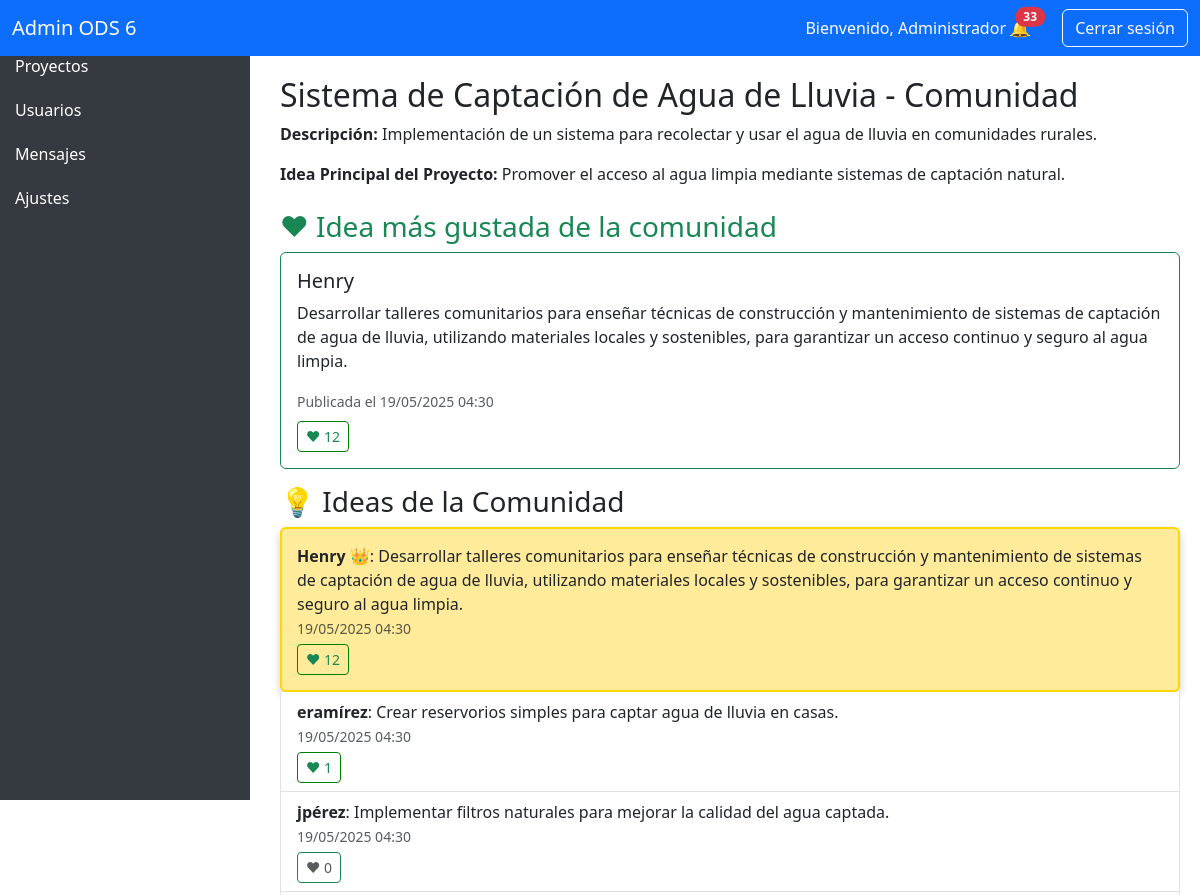
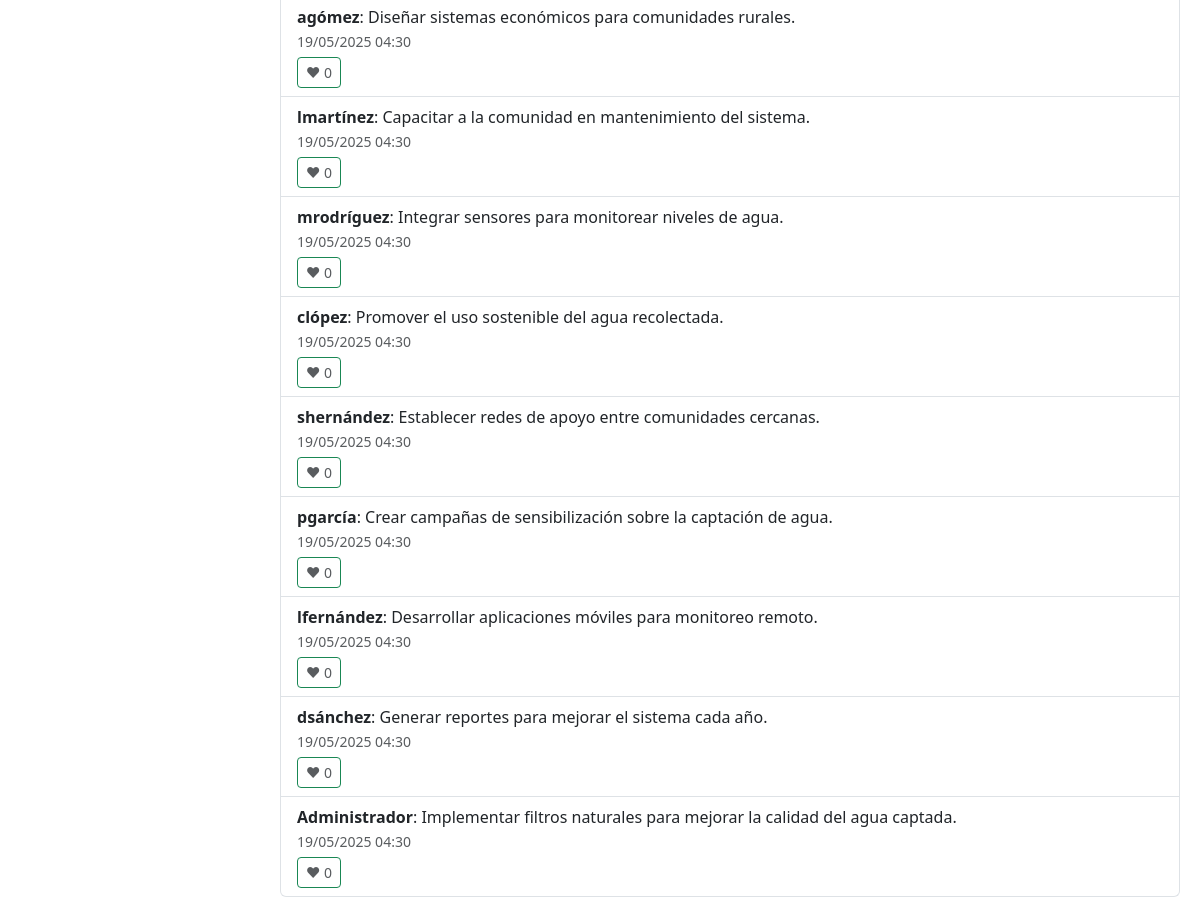
/proyectos/comunidad/7/ (signed in), run on the app's committed database (2 pictures, top to bottom).
### agua/models.py (models this page shows, shortened)
class Proyecto(models.Model):
    nombre = models.CharField(max_length=100)
    descripcion = models.TextField()
    idea_principal = models.TextField(blank=True, null=True)
    creado_por = models.ForeignKey(User, on_delete=models.CASCADE, related_name='proyectos_creados')
    fecha_creacion = models.DateTimeField(auto_now_add=True)
    miembros = models.ManyToManyField(User, related_name='proyectos_unidos', blank=True)

class IdeaUsuario(models.Model):
    proyecto = models.ForeignKey(Proyecto, on_delete=models.CASCADE, related_name='ideas')
    usuario = models.ForeignKey(User, on_delete=models.CASCADE)
    contenido = models.TextField()
    fecha = models.DateTimeField(auto_now_add=True)
    me_gusta = models.ManyToManyField(User, related_name='me_gusta_ideas', blank=True)  # Relación de 'me gusta'
    @property
    def me_gusta_count(self):
        return self.me_gusta.count()

### agua/views.py (the view)
# urls.py: path('proyectos/comunidad/<int:proyecto_id>/', views.proyecto_comunidad, name='proyecto_comunidad'),
@login_required
@user_passes_test(lambda u: u.is_staff)
def proyecto_comunidad(request, proyecto_id):
    proyecto = get_object_or_404(Proyecto, id=proyecto_id)
    if not request.user.is_superuser:
        return redirect('proyectos_disponibles')
    ideas = proyecto.ideas.all().annotate(total_me_gusta=Count('me_gusta')).order_by('-total_me_gusta')
    idea_mas_gustada = ideas.first()  # Ya está ordenada, así que la primera es la más gustada
    return render(request, 'agua/proyecto_comunidad.html', {
        'proyecto': proyecto,
        'idea_mas_gustada': idea_mas_gustada,
        'ideas': ideas  # Pasamos el queryset ordenado a la plantilla
    })

### agua/context_processors.py (called while the page is built)
def notificaciones_context(request):
    mensajes_no_respondidos = MensajeContacto.objects.filter(respondido=False).count()
    usuarios_no_leidos = UsuarioLeido.objects.filter(leido=False).count()
    return {
        'usuarios_no_leidos': usuarios_no_leidos,
        'mensajes_no_respondidos': mensajes_no_respondidos
    }

### agua/templates/agua/Proyecto_comunidad.html (shortened to what this page needs)
{% extends 'agua/base_admin.html' %}
{% block content %}
<h2>{{ proyecto.nombre }} - Comunidad</h2>
<p><strong>Descripción:</strong> {{ proyecto.descripcion }}</p>
{% if proyecto.idea_principal %}
    <p><strong>Idea Principal del Proyecto:</strong> {{ proyecto.idea_principal }}</p>
{% else %}
    <p><em>Este proyecto aún no tiene una idea principal.</em></p>
{% endif %}
{% if idea_mas_gustada %}
    <h3 class="mt-4 text-success">♥ Idea más gustada de la comunidad</h3>
    <div class="card mb-3 border-success">
        <div class="card-body">
            <h5 class="card-title">{{ idea_mas_gustada.usuario.username }}</h5>
            <p class="card-text">{{ idea_mas_gustada.contenido }}</p>
            <small class="text-muted">Publicada el {{ idea_mas_gustada.fecha|date:"d/m/Y H:i" }}</small><br>
            <button class="btn btn-outline-success btn-sm mt-2" style="border-color: green; pointer-events: none;">
                <span class="text-success">♥ {{ idea_mas_gustada.total_me_gusta|default:idea_mas_gustada.me_gusta_count }}</span>
            </button>
        </div>
    </div>
{% endif %}
<h3>💡 Ideas de la Comunidad</h3>
<ul class="list-group">
    {% for idea in ideas %}
        {% if idea_mas_gustada and idea.id == idea_mas_gustada.id %}
            <li class="list-group-item idea-mas-gustada">
                <strong>{{ idea.usuario.username }} 👑</strong>: {{ idea.contenido }}<br>
                <small class="text-muted">{{ idea.fecha|date:"d/m/Y H:i" }}</small><br>
                <button class="btn btn-outline-success btn-sm mt-1" style="border-color: green; pointer-events: none;">
                    <span class="text-success">♥ {{ idea.total_me_gusta }}</span>
                </button>
            </li>
        {% else %}
            <li class="list-group-item">
                <strong>{{ idea.usuario.username }}</strong>: {{ idea.contenido }}<br>
                <small class="text-muted">{{ idea.fecha|date:"d/m/Y H:i" }}</small><br>
                {% if idea.total_me_gusta > 0 %}
                    <button class="btn btn-outline-success btn-sm mt-1" style="border-color: green; pointer-events: none;">
                        <span class="text-success">♥ {{ idea.total_me_gusta }}</span>
                    </button>
                {% else %}
                    <button class="btn btn-outline-success btn-sm mt-1" style="pointer-events: none;">
                        <span class="text-muted">♥ {{ idea.total_me_gusta }}</span>
                    </button>
                {% endif %}
            </li>
        {% endif %}
    {% empty %}
        <li class="list-group-item">Aún no hay ideas publicadas por la comunidad.</li>
    {% endfor %}
</ul>
{% endblock %}

### agua/templates/agua/base_admin.html (shortened to what this page needs)
<!DOCTYPE html>
<html lang="es">
<head>
    <link href="https://cdn.jsdelivr.net/npm/bootstrap@5.3.0/dist/css/bootstrap.min.css" rel="stylesheet">
</head>
<body>
    <nav class="navbar navbar-expand-lg navbar-dark bg-primary">
        <div class="container-fluid">
            <a class="navbar-brand" href="{% url 'admin_panel' %}">Admin ODS 6</a>
            <div class="d-flex align-items-center ms-auto">
                <span class="text-white me-3">
                    Bienvenido, {{ user.username }}
                    <a href="{% url 'notificaciones_admin' %}" class="position-relative me-3 text-white" title="Notificaciones">
                        🔔
                        {% if mensajes_no_respondidos > 0 or usuarios_no_leidos > 0 %}
                            <span class="position-absolute top-0 start-100 translate-middle badge rounded-pill bg-danger">
                                {{ mensajes_no_respondidos|add:usuarios_no_leidos }}
                            </span>
                        {% endif %}
                    </a>
                </span>
                <a href="{% url 'logout' %}" class="btn btn-outline-light">Cerrar sesión</a>
            </div>
        </div>
    </nav>
    <div class="sidebar">
        <ul class="nav flex-column">
            <li class="nav-item">
                <a href="{% url 'admin_panel' %}" class="nav-link">Inicio</a>
            </li>
            <li class="nav-item">
                <a class="navbar-brand" href="{% url 'crear_proyecto' %}">Proyectos</a>
            </li>
            <li class="nav-item">
                <a class="navbar-brand" href="{% url 'usuarios_registrados' %}">Usuarios</a>
            </li>
            <li class="nav-item">
                <a href="{% url 'mensajes' %}" class="nav-link">Mensajes</a>
            </li>
            <li class="nav-item">
                <a class="navbar-brand" href="{% url 'panel_ajustes' %}">Ajustes</a>
            </li>
        </ul>
    </div>
    <div class="content-wrapper">
        {% block content %}{% endblock %}
    </div>
</body>
</html>

### agua/templates/agua/base_admin.html (style rules this page uses)
.sidebar { height: 100vh; position: fixed; top: 0; left: 0; width: 250px; background-color: #343a40; color: white; }
.sidebar a { color: white; padding: 10px 15px; display: block; text-decoration: none; }
.content-wrapper { margin-left: 260px; padding: 20px; }
.navbar { z-index: 10; }

### agua/templates/agua/Proyecto_comunidad.html (style rules this page uses)
.idea-mas-gustada { background-color: #ffeb99 !important; border: 2px solid gold; border-radius: 6px; padding: 15px; box-shadow: 0 4px 8px rgba(0, 0, 0, 0.2); animation: pulsar 2s ease-in-out forwards; }

### data on the page
Proyecto: nombre "Sistema de Captación de Agua de Lluvia", descripcion "Implementación de un sistema para recolectar y usar el agua de lluvia en comunidades rurales.", idea_principal "Promover el acceso al agua limpia mediante sistemas de captación natural."
IdeaUsuario: usuario.username "Henry", contenido "Desarrollar talleres comunitarios para enseñar técnicas de construcción y mantenimiento de sistemas de captación de agua de lluvia, utilizando materiales locales y sostenibles, para garantizar un acceso continuo y seguro al agua limpia.", fecha "19/05/2025 04:30", total_me_gusta "12"
IdeaUsuario: usuario.username "eramírez", contenido "Crear reservorios simples para captar agua de lluvia en casas.", fecha "19/05/2025 04:30", total_me_gusta "1"
IdeaUsuario: usuario.username "jpérez", contenido "Implementar filtros naturales para mejorar la calidad del agua captada.", fecha "19/05/2025 04:30", total_me_gusta "0"
IdeaUsuario: usuario.username "agómez", contenido "Diseñar sistemas económicos para comunidades rurales.", fecha "19/05/2025 04:30", total_me_gusta "0"
IdeaUsuario: usuario.username "lmartínez", contenido "Capacitar a la comunidad en mantenimiento del sistema.", fecha "19/05/2025 04:30", total_me_gusta "0"
IdeaUsuario: usuario.username "mrodríguez", contenido "Integrar sensores para monitorear niveles de agua.", fecha "19/05/2025 04:30", total_me_gusta "0"
IdeaUsuario: usuario.username "clópez", contenido "Promover el uso sostenible del agua recolectada.", fecha "19/05/2025 04:30", total_me_gusta "0"
IdeaUsuario: usuario.username "shernández", contenido "Establecer redes de apoyo entre comunidades cercanas.", fecha "19/05/2025 04:30", total_me_gusta "0"
IdeaUsuario: usuario.username "pgarcía", contenido "Crear campañas de sensibilización sobre la captación de agua.", fecha "19/05/2025 04:30", total_me_gusta "0"
IdeaUsuario: usuario.username "lfernández", contenido "Desarrollar aplicaciones móviles para monitoreo remoto.", fecha "19/05/2025 04:30", total_me_gusta "0"
IdeaUsuario: usuario.username "dsánchez", contenido "Generar reportes para mejorar el sistema cada año.", fecha "19/05/2025 04:30", total_me_gusta "0"
IdeaUsuario: usuario.username "Administrador", contenido "Implementar filtros naturales para mejorar la calidad del agua captada.", fecha "19/05/2025 04:30", total_me_gusta "0"

### other printed values
{{ user.username }} "Administrador"
{{ mensajes_no_respondidos|add:usuarios_no_leidos }} "33"
